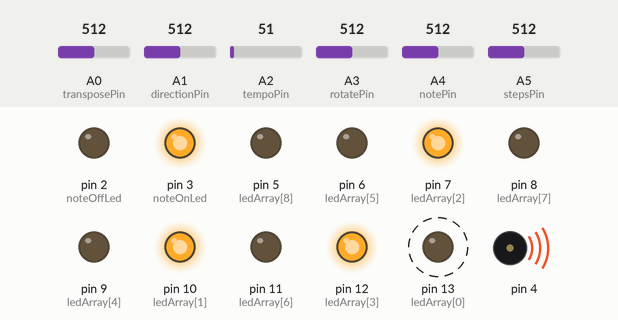
Recording of a sketch running on a simulated Arduino Uno, built with avr-gcc and run on an emulated ATmega328P. Parts: output pins drawn as LEDs (lit = HIGH), buzzer (waves = sounding). Dashed ring = blinking. Inputs (shaded band) come from the test bench; at power-on: A5 (stepsPin) = 512, A2 (tempoPin) = 51, A3 (rotatePin) = 512, A4 (notePin) = 512, A0 (transposePin) = 512, A1 (directionPin) = 512.

Above: at 1.26 s.
1.3 s: A5 (stepsPin) set to 462
4.3 s: A5 (stepsPin) set to 443
At 4.54 s:
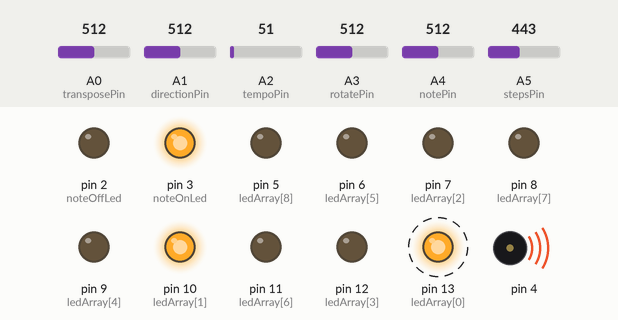
7.3 s: A2 (tempoPin) set to 71
At 7.49 s:
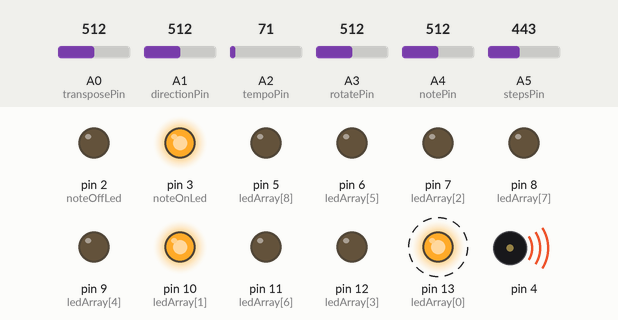
10.3 s: A3 (rotatePin) set to 557
13.3 s: A3 (rotatePin) set to 582
At 13.55 s:
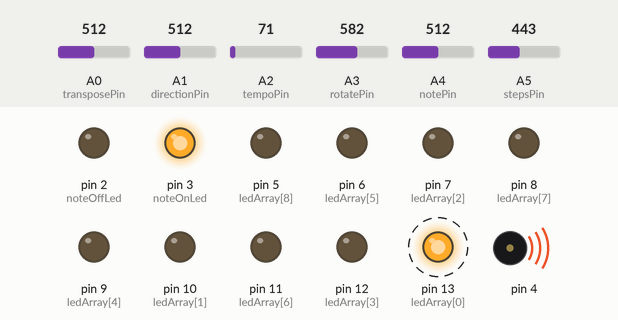
16.3 s: A4 (notePin) set to 234
19.3 s: A4 (notePin) set to 207
At 19.39 s:
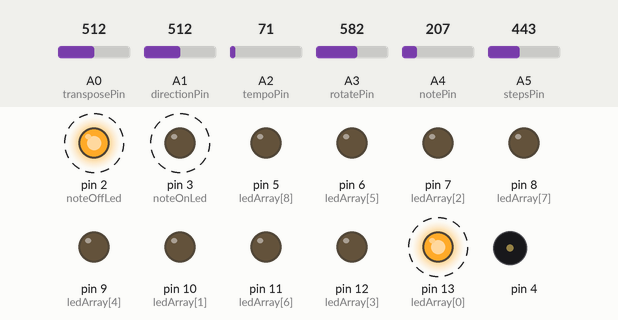
Timing chart, 0 to 23.3 s (numbered marks = the images above; inputs shaded):
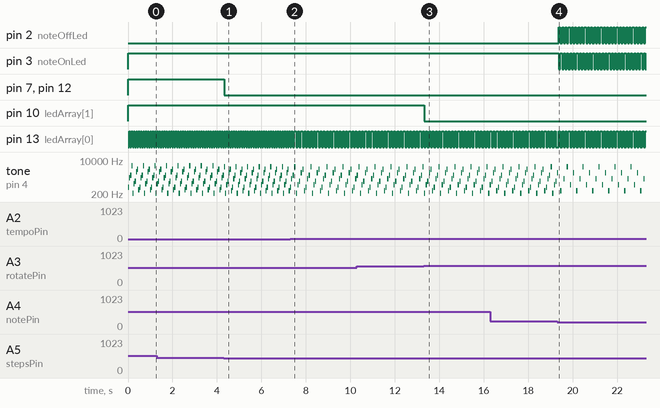

The sketch:

euclidean_ardSeq.ino
```cpp
// (licence header left out)
//CODE STARTS HERE:

//Define pins

	//Control Pins - Analog Inputs
	const int tempoPin = A2;
	const int stepsPin = A5;
	const int notePin = A4;
	const int rotatePin = A3;
	const int directionPin = A1;
	const int transposePin = A0;

	//LED Pins - Digital Outputs
	const int noteOffLed = 2;
	const int noteOnLed = 3;
	int ledArray[9] = {13, 10, 7, 12, 9, 6, 11, 8, 5}; //Steps 1-9 in order

//Define variables

	int notes = 0;
	int steps = 0;
	int buffer = 0;
	int cursor = 0;
	int tempo = 0;
	int rotation = 0;
	int direction = 0;
	int transpose = 0;

	/*Currently using fixed pitches, making them variable opens up a more
	musical application, but requires more I/O and/or hardware
	Tuned roughly to A = 440Hz natural minor scale */

	int pitches[9]={440, 493, 523, 587, 659, 698, 784, 880, 987};


void setup(){

	//Set all LED pins to outputs
	pinMode(13, OUTPUT);
	pinMode(12, OUTPUT);
	pinMode(11, OUTPUT);
	pinMode(10, OUTPUT);
	pinMode(9, OUTPUT);
	pinMode(8, OUTPUT);
	pinMode(7, OUTPUT);
	pinMode(6, OUTPUT);
	pinMode(5, OUTPUT);
	pinMode(3, OUTPUT);
	pinMode(2, OUTPUT);
	}

void loop(){

//-----Read & Format Input-----//
// In: 0-5V values
// Out: Formatted values for parameters

	//Read step pin and divide 0-1024 by 113 to get 1-9 steps
	steps = analogRead(stepsPin)/113;

	//Set up min-max steps (0-9)
	if(steps == 0){
		steps = 1;
		}
	if(steps > 9){
		steps = 9;
		}

	//Read note pin, divide by 113 to get -9
	notes = analogRead(notePin)/113;

	//Ensure we don't have more notes than available steps
	if(notes >= steps){
		notes = steps;
		}

	//Read tempo
	tempo = analogRead(tempoPin);

	//Read the rotation pin, divide to 0-9
	rotation = analogRead(rotatePin)/113;


//-----Map Euclidean pattern-----//
//In: Notes and Steps
//Out: Step-sized array with notes evenly distributed

	//initialize an empty array of steps
	int stepState[steps];

	//Fill stepState array with Euclidean algorithm

	//Loop through all steps
	for(int i = 0; i<steps; i++){

		//Add the amount of notes to be
		//distributed into a buffer
		buffer += notes;

		/*If the buffer is now larger than our available steps
		we mark this as a step which contains  note and
		we subtract the the max. amount of steps from buffer
		Rinse and repeat until we find a step in which our
		buffer is equal to our max. amount of steps*/

		if(buffer >= steps){
			buffer -= steps;
			if(i+1 >= steps){
				stepState[0] = 1;
				}
			else{
				stepState[i+1] = 1;
				}
			}

		else if(buffer < steps){
			if(i+1 >= steps){
				stepState[0] = 0;
				}
			else{
				stepState[i+1] = 0;
				}
			}
		}

//-----Rotate Euclidean pattern-----//
//In: Array of notes
//Out: Array of rotated notes

	//Initialize an array to store rotated steps
	int rotatedSteps[steps];

	//Loop through and apply rotation to each step and
	//move our starting array to a rotated one
	for(int i = 0; i < steps; i++){
		rotatedSteps[i] = stepState[rotation + i];
		if((rotation + i)>=steps){
			rotatedSteps[i] = stepState[(rotation + i) - steps];
			}
	}

//-----Cycle cursor through steps-----//
//In: Array of rotated notes
//Out: LED status, note when it is set

	//Ensure cursor doesn't go out of bounds
	if(cursor >= steps){
		cursor = 0;
		}
	if(cursor < 0){
		cursor = steps;
		if(steps == 9){
			cursor = 8;
			}
		if(steps == 1){
			cursor = 0;
			}
		}

	//Illuminate LEDs to correspond with current array
	for(int i = 0; i<steps; i++){
		if(rotatedSteps[i] != 0){
			digitalWrite(ledArray[i], HIGH);
			}
		else if(rotatedSteps[i] == 0){
			digitalWrite(ledArray[i], LOW);
			}

	//Just cosmetic bug fix for ocassionally erroneous LED[1]
	if(steps <= 1){
		digitalWrite(ledArray[1], LOW);
		}
	}

	//Clear LEDs above highest step
	for(int i = steps+1; i<9; i++){
		digitalWrite(ledArray[i], LOW);
		}

	//read pitch transpose factor
	if(analogRead(transposePin)>10){
		transpose++;
			if(transpose >= 5){ //Adjust "5" for octave range to span
				transpose = 0;
				}
		}

	//If our selected step has a note, play a tone and blink LED
	if(rotatedSteps[cursor] != 0){
		tone(4, (pitches[cursor]*pow(2,transpose)/2), 50); //Apologies for the pitch monster formula
		digitalWrite(ledArray[cursor], LOW);
		digitalWrite(noteOnLed, HIGH);
		digitalWrite(noteOffLed, LOW);
		}

	//If our selected step is empty, only blink LED
	if(rotatedSteps[cursor] == 0){
		digitalWrite(ledArray[cursor], HIGH);
		digitalWrite(noteOnLed, LOW);
		digitalWrite(noteOffLed, HIGH);
		}

	//Read direction pin and set direction
	if(analogRead(directionPin)>10){
		if(direction == 0){
			direction = 1;
			}
		else if(direction == 1){
			direction = 0;
			}
		}

	//Step forwards or backwards
	if(direction == 0){
		cursor++;
		}
	if(direction == 1){
		cursor--;
		}

	//Determine cycle length and wait
	delay(tempo);
}
```

Measured:
- the behaviour switches between 452 and 451 on A5 (stepsPin) (found by bisection; images 0 and 1)
- the behaviour switches between 564 and 565 on A3 (rotatePin) (found by bisection; images 2 and 3)
- the behaviour switches between 226 and 225 on A4 (notePin) (found by bisection; images 3 and 4)
- after the input at 4.3 s, pin 7 (ledArray[2]), pin 12 (ledArray[3]): HIGH → LOW at once
- after the input at 7.3 s, pin 13 (ledArray[0]): alternates HIGH for 0.07 s and LOW for 0.07 s, starting after 0.19 s
- after the input at 13.3 s, pin 10 (ledArray[1]): HIGH → LOW at once
- after the input at 19.3 s, pin 2 (noteOffLed), pin 3 (noteOnLed): alternates HIGH for 0.07 s and LOW for 0.07 s, starting after 0.08 s
- by itself, pin 13 (ledArray[0]): alternates HIGH for 0.05 s and LOW for 0.05 s
